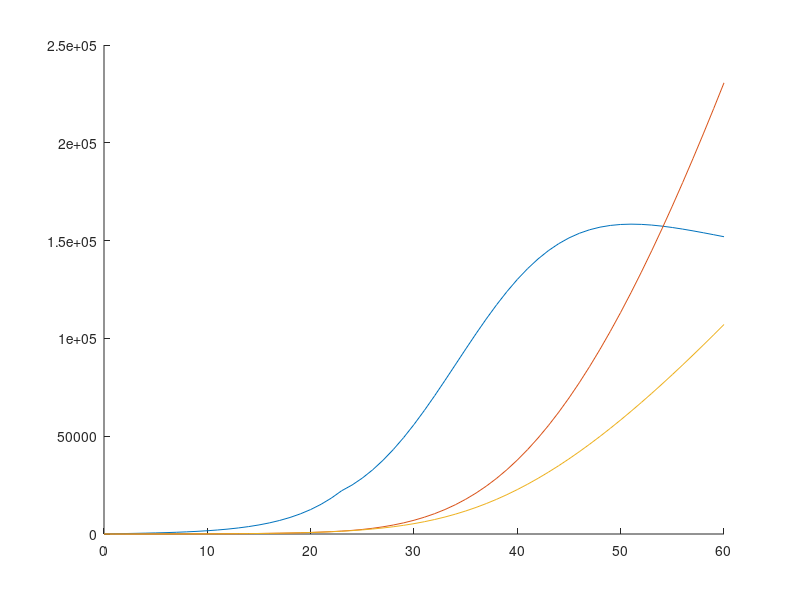

MATLAB code for this plot: (Note: this script raises an error after producing the figure.)
hold on

% Model parameters

c        = 2.75;
beta     = 1.74e-9;
delta_I0 = 0.1;
delta_q  = 0.13;
gama_I   = 0.001;
gama_H   = 0.03;
q        = 2e-7;
alpha    = 0.009;
theta    = 0.75;
lam      = 1/14;
sigma    = 1 / 7;

% Simulation parameters

T  = 60;
t  = 0.01;
NN = T/t;

% Initial values

S  = 60481283;
E  = 620;
I  = 33 * 2;
Sq = 0;
Eq = 2;
H  = I + Eq;
R = 2;
D = 0;

G = zeros(NN, 8);
G(1, :) = [S E I Sq Eq H R D];

for ii = 1 : NN
    if (ii * t) >= 23
        delta_I = delta_I0 * 1.7;
    else
        delta_I = delta_I0;
    end
    %delta_I = delta_I0;
    
    dS  = -(beta * c + c * q * (1 - beta)) * S * (I + theta * E) + lam * Sq;
    dE  = beta * c * (1 - q) * S * (I + theta * E) - sigma * E;
    dI  = sigma * E - (delta_I + alpha + gama_I) * I;
    dSq = (1 - beta) * c * q * S * (I + theta * E) - lam * Sq;
    dEq = beta * c * q * S * (I + theta * E) - delta_q * Eq;
    dH  = delta_I * I + delta_q * Eq - (alpha + gama_H) * H;
    dR  = gama_I * I + gama_H * H;
    dD  = alpha * I + alpha * H;

    S  = S  + dS  * t;
    E  = E  + dE  * t;
    I  = I  + dI  * t;
    Sq = Sq + dSq * t;
    Eq = Eq + dEq * t;
    H  = H  + dH  * t;
    R  = R  + dR  * t;
    D  = D  + dD  * t;
    
    G(ii + 1, :) = [S E I Sq Eq H R D];
end

% Simulation result

yI(:, 1) = round(G(1 : 1/t : size(G, 1), 3));
yR(:, 1) = round(G(1 : 1/t : size(G, 1), 7));
yD(:, 1) = round(G(1 : 1/t : size(G, 1), 8));

plot(0 : T, [yI, yR, yD])

% Raw data

raw = importdata('意大利.csv');

rI = raw.data(:, 1);
rR = raw.data(:, 3);
rD = raw.data(:, 4);

plot(1 : length(rI), [rI, rR, rD],'x');

legend 预计感染 预计治愈 预计死亡 实际感染 实际治愈 实际死亡
title 意大利疫情预测
xlabel 天
ylabel 人
